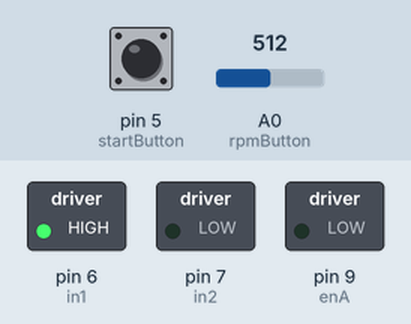
The sketch below on a simulated Arduino Uno, built with avr-gcc and run on an emulated ATmega328P. Parts: switched loads named in the sketch (green lamp = pin HIGH). The inputs (shaded band) are chosen by the test bench; at power-on: pin 5 (startButton) LOW, A0 (rpmButton) = 512.

Above: at 1.8 s.
1.9 s: pin 5 (startButton) pulled HIGH for 0.6 s
At 2.3 s:
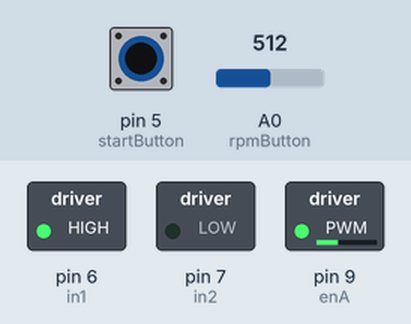
4.0 s: pin 5 (startButton) pulled HIGH for 3.2 s
At 8.9 s:
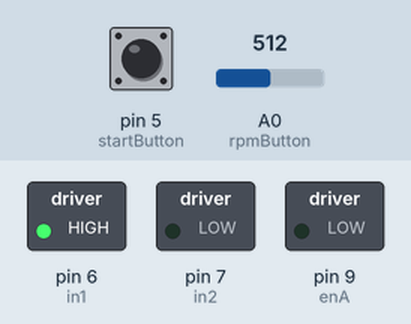
Timing chart, 0 to 10.4 s (numbered marks = the images above; inputs shaded):
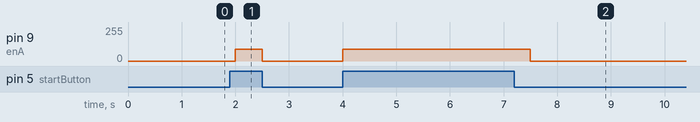

Measured:
- after the input at 1.9 s, pin 9 (enA): 0/255 → 90/255 after 0.10 s, → 0/255 0.50 s later
- after the input at 4.0 s, pin 9 (enA): 0/255 → 90/255 at once, → 0/255 3.5 s later

The sketch:

l298n_Motorsteuerung_HBridge.ino
```cpp
#define enA 9
#define in1 6
#define in2 7
#define startButton 5
#define rpmButton A0

int startButtonPressed = 0;
int rpmButtonPressed = 0;

void setup() {
  pinMode(enA, OUTPUT);
  pinMode(in1, OUTPUT);
  pinMode(in2, OUTPUT);
  pinMode(startButton, INPUT);
  pinMode(rpmButton, INPUT);

  // Set rotation direction
  digitalWrite(in1, HIGH);
  digitalWrite(in2, LOW);

  Serial.begin (9600);
}
void loop() {
  startButtonPressed = digitalRead(startButton);

  if(startButtonPressed == HIGH){
    rpmButtonPressed = analogRead(rpmButton);

    if(rpmButtonPressed > 0){
      // 45 RPM
      analogWrite(enA, 90);
    }
    else{
      // 33 RPM
      analogWrite(enA, 80);
    }
  }
  else{
    analogWrite(enA, 0);
  }
  delay(500);
 }
```
